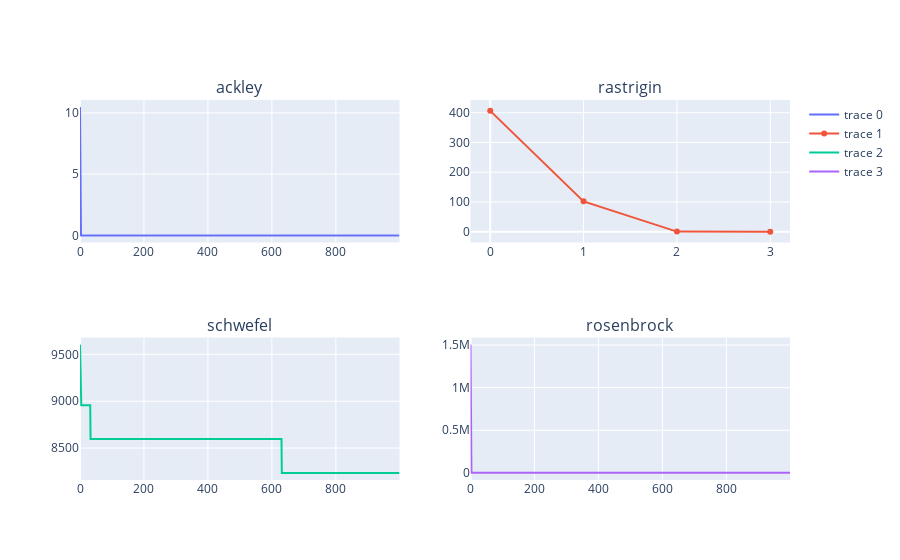

Notebook code for this chart:
### Code cell
fig = make_subplots(rows=2, cols=2, subplot_titles=FUNCTIONS)

fig.add_trace(go.Scatter(y=[x['melhor_fitness'] for x in ea_dict[FUNCTIONS[0]].geracoes]),row=1,col=1)
fig.add_trace(go.Scatter(y=[x['melhor_fitness'] for x in ea_dict[FUNCTIONS[1]].geracoes]),row=1,col=2)
fig.add_trace(go.Scatter(y=[x['melhor_fitness'] for x in ea_dict[FUNCTIONS[2]].geracoes]),row=2,col=1)
fig.add_trace(go.Scatter(y=[x['melhor_fitness'] for x in ea_dict[FUNCTIONS[3]].geracoes]),row=2,col=2)

### Figure 1 — Plotly figure (JSON) as saved in the notebook; plotly's stock layout.template omitted (floating-point values rounded to 4 significant figures; data arrays with more than 128 entries replaced by an {"elided": "..."} marker saying what was removed)
{"data": [{"type": "scatter", "xaxis": "x", "y": {"elided": "1000 float values"}, "yaxis": "y"}, {"type": "scatter", "xaxis": "x2", "y": [406.2, 101.8, 1.223e-05, 0], "yaxis": "y2"}, {"type": "scatter", "xaxis": "x3", "y": {"elided": "1000 float values"}, "yaxis": "y3"}, {"type": "scatter", "xaxis": "x4", "y": {"elided": "1000 float values"}, "yaxis": "y4"}], "layout": {"annotations": [{"font": {"size": 16}, "showarrow": false, "text": "ackley", "x": 0.225, "xanchor": "center", "xref": "paper", "y": 1, "yanchor": "bottom", "yref": "paper"}, {"font": {"size": 16}, "showarrow": false, "text": "rastrigin", "x": 0.775, "xanchor": "center", "xref": "paper", "y": 1, "yanchor": "bottom", "yref": "paper"}, {"font": {"size": 16}, "showarrow": false, "text": "schwefel", "x": 0.225, "xanchor": "center", "xref": "paper", "y": 0.375, "yanchor": "bottom", "yref": "paper"}, {"font": {"size": 16}, "showarrow": false, "text": "rosenbrock", "x": 0.775, "xanchor": "center", "xref": "paper", "y": 0.375, "yanchor": "bottom", "yref": "paper"}], "xaxis": {"anchor": "y", "domain": [0, 0.45]}, "xaxis2": {"anchor": "y2", "domain": [0.55, 1]}, "xaxis3": {"anchor": "y3", "domain": [0, 0.45]}, "xaxis4": {"anchor": "y4", "domain": [0.55, 1]}, "yaxis": {"anchor": "x", "domain": [0.625, 1]}, "yaxis2": {"anchor": "x2", "domain": [0.625, 1]}, "yaxis3": {"anchor": "x3", "domain": [0, 0.375]}, "yaxis4": {"anchor": "x4", "domain": [0, 0.375]}}}
